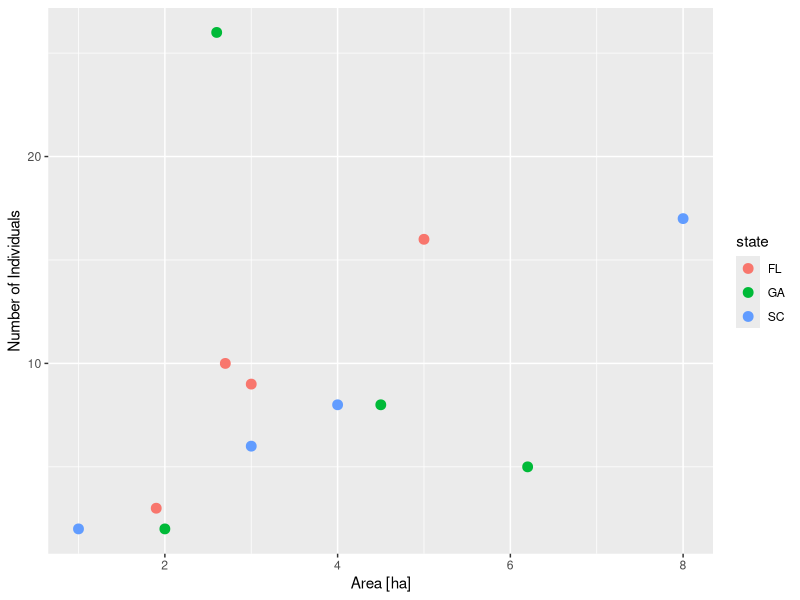
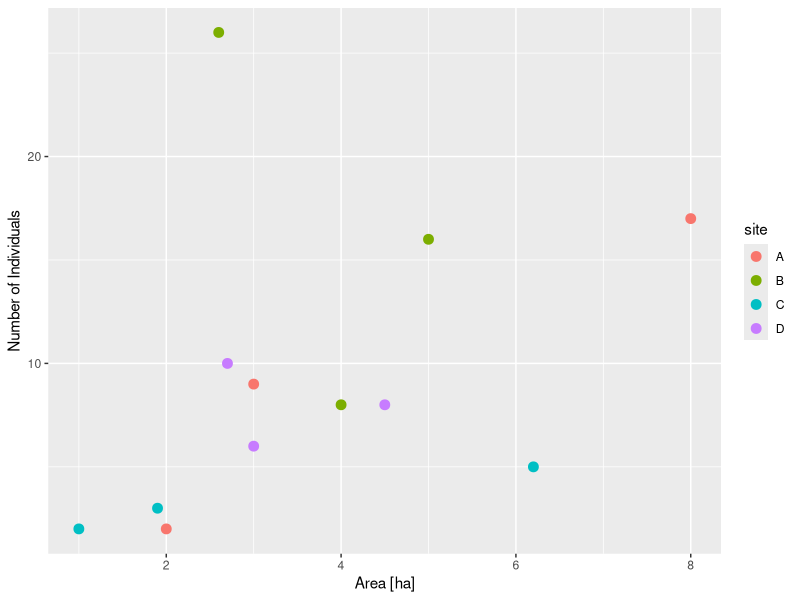

Source code (R) for these figures, in order:
## ---- chunk 1
knitr::opts_chunk$set(echo = FALSE)
## ---- chunk 2
###Code solution for Writing Functions

print("1a")
pounds_to_grams <- function(weight_lbs){
  weight_g <- weight_lbs * 453.6
  return(weight_g)
}
pounds_to_grams(3.75)

print("1b")
convert_fahrenheit_to_celsius <- function(fahrenheit) {
    celsius = (fahrenheit - 32) * 5 / 9
    return(celsius)
}
convert_fahrenheit_to_celsius(80)

print('1c')
# 3. Write a function named `double` that takes a number as input and outputs
#    that number multiplied by 2. Run it with an input of 512.

double <- function(number){
  doubled <- number * 2
  return(doubled)
}

double(512)

print("1d")
# 4. Write a function named `prediction` that takes three arguments, `a`, `b`,
#    and `x`, and returns `y` using `y = a + b * x` (like a prediction from a
#    simple linear model). Run it with `a` = 6, `b` = 0.8, and `x` = 12.

prediction <- function(a, b, x){
  y <- a + b * x
  return(y)
}
prediction(6, 0.8, 12)

## ---- chunk 3
get_mass_from_length_theropoda <- function(length){
  mass <- 0.73 * length ^ 3.63
  return(mass)
}
## ---- chunk 4
###Code solution for Use and Modify

print("2a")
get_mass_from_length_theropoda <- function(length){
  mass = 0.73 * length ** 3.63
  return (mass)
}

get_mass_from_length_theropoda(16)

print("2b")
get_mass_from_length <- function(a, b, length){
  mass = a * length ** b
  return (mass)
}

get_mass_from_length(214.44, 1.46, 26)
## ---- chunk 5
# convert_pounds_to_grams <- function(________, numdigits = __) {
#   grams <- 453.6 * pounds
#   rounded <- round(grams, digits = numdigits)
#   return(________)
# }
## ---- chunk 6
### Code solution for Writing Functions 2

print("3a")
convert_pounds_to_grams <- function(pounds, numdigits = 1) {
  grams <- 453.6 * pounds
  rounded <- round(grams, digits = numdigits)
  return(rounded)
}

convert_pounds_to_grams(4.3)

print("3b")
get_height_from_weight <- function(weight, a = 12, b = 0.38){
  height <- a * weight ^ b
  return(height)
}

get_height_from_weight(42)

print("3c")
convert_pounds_to_grams(2) |>
  get_height_from_weight(b = 0.32)
## ---- chunk 7
print("4a")

get_mass_from_length <- function(a = 39.9, b = 2.6, length){
  mass = a * length ** b
  return (mass)
}
get_mass_from_length(a = 214.44, b = 1.46, length = 22)

print("4b")
get_mass_from_length(length = 16)
## ---- chunk 8
convert_kg_to_pounds <- function(kg){
  pounds = 2.205 * kg
  return(pounds)
}

get_mass_from_length(a = 10.95, b = 2.64, length = 12) |>
  convert_kg_to_pounds()
## ---- chunk 9
state_vector <- c("FL", "FL", "FL", "FL", "GA", "GA", "GA", "GA", "SC", "SC", "SC", "SC")
site_vector <- c("A", "B", "C", "D", "A", "B", "C", "D", "A", "B", "C", "D")
count_vector <- c(9, 16, 3, 10, 2, 26, 5, 8, 17, 8, 2, 6)
area_vector <- c(3, 5, 1.9, 2.7, 2, 2.6, 6.2, 4.5, 8, 4, 1, 3)
## ---- chunk 10
# Solutions to Writing Tidyverse Functions

print("6a")

state_vector <- c("FL", "FL", "FL", "FL", "GA", "GA", "GA", "GA", "SC", "SC", "SC", "SC")
site_vector <- c("A", "B", "C", "D", "A", "B", "C", "D", "A", "B", "C", "D")
count_vector <- c(9, 16, 3, 10, 2, 26, 5, 8, 17, 8, 2, 6)
area_vector <- c(3, 5, 1.9, 2.7, 2, 2.6, 6.2, 4.5, 8, 4, 1, 3)

count_data <- data.frame(state = state_vector,
                         site = site_vector,
                         count = count_vector,
                         area = area_vector)
count_data

print("6b")
library(ggplot2)
make_plot <- function(df, color_col) {
  ggplot(data = df, mapping = aes(x = area,
                                  y = count,
                                  color = {{ color_col }})) +
    geom_point(size = 3) +
    labs(x = "Area [ha]", y = "Number of Individuals")
}

make_plot(count_data, state)

print("6c")

make_plot(count_data, site)
